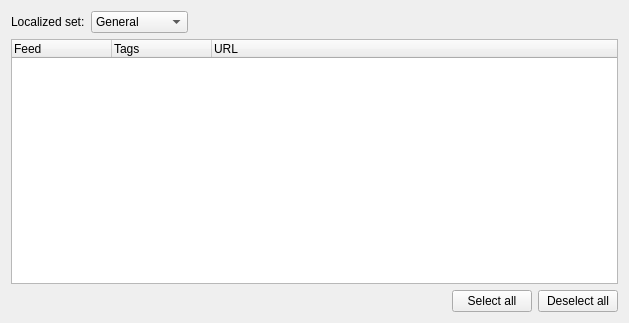
<?xml version="1.0" encoding="UTF-8"?>
<ui version="4.0">
 <class>StartupThirdPageWidget</class>
 <widget class="QWidget" name="StartupThirdPageWidget">
  <property name="geometry">
   <rect>
    <x>0</x>
    <y>0</y>
    <width>629</width>
    <height>323</height>
   </rect>
  </property>
  <layout class="QVBoxLayout" name="verticalLayout">
   <item>
    <layout class="QHBoxLayout" name="horizontalLayout">
     <item>
      <widget class="QLabel" name="label">
       <property name="text">
        <string>Localized set:</string>
       </property>
      </widget>
     </item>
     <item>
      <widget class="QComboBox" name="LocalizationBox_">
       <item>
        <property name="text">
         <string>General</string>
        </property>
       </item>
       <item>
        <property name="text">
         <string>Russian (ru)</string>
        </property>
       </item>
      </widget>
     </item>
     <item>
      <spacer name="horizontalSpacer">
       <property name="orientation">
        <enum>Qt::Horizontal</enum>
       </property>
       <property name="sizeHint" stdset="0">
        <size>
         <width>40</width>
         <height>20</height>
        </size>
       </property>
      </spacer>
     </item>
    </layout>
   </item>
   <item>
    <widget class="QTreeWidget" name="Tree_">
     <column>
      <property name="text">
       <string>Feed</string>
      </property>
     </column>
     <column>
      <property name="text">
       <string>Tags</string>
      </property>
     </column>
     <column>
      <property name="text">
       <string>URL</string>
      </property>
     </column>
    </widget>
   </item>
   <item>
    <layout class="QHBoxLayout" name="horizontalLayout_2">
     <item>
      <spacer name="horizontalSpacer_2">
       <property name="orientation">
        <enum>Qt::Horizontal</enum>
       </property>
       <property name="sizeHint" stdset="0">
        <size>
         <width>40</width>
         <height>20</height>
        </size>
       </property>
      </spacer>
     </item>
     <item>
      <widget class="QPushButton" name="SelectAll_">
       <property name="text">
        <string>Select all</string>
       </property>
      </widget>
     </item>
     <item>
      <widget class="QPushButton" name="DeselectAll_">
       <property name="text">
        <string>Deselect all</string>
       </property>
      </widget>
     </item>
    </layout>
   </item>
  </layout>
 </widget>
 <resources/>
 <connections/>
</ui>
